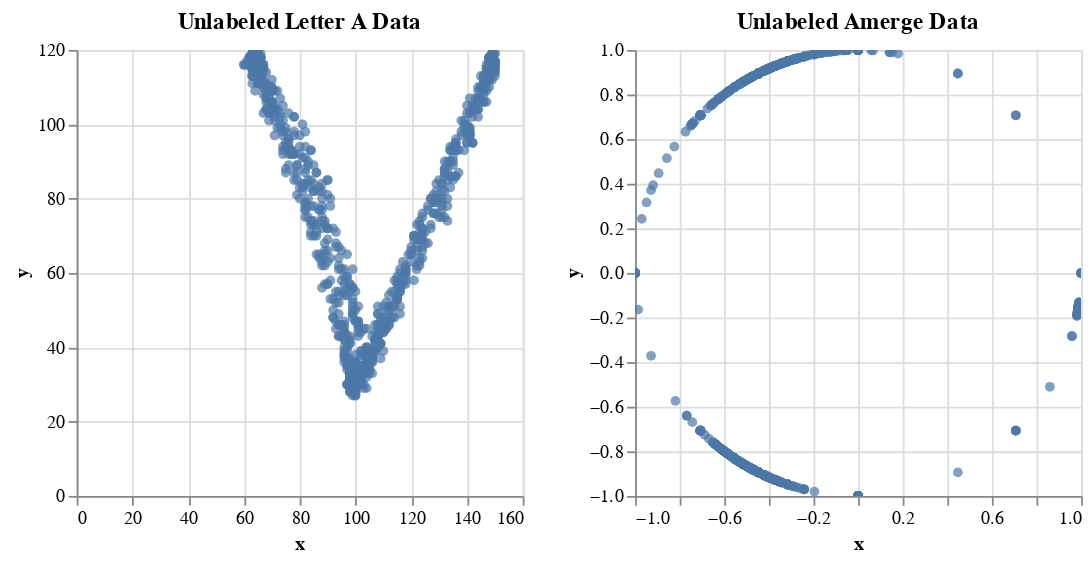
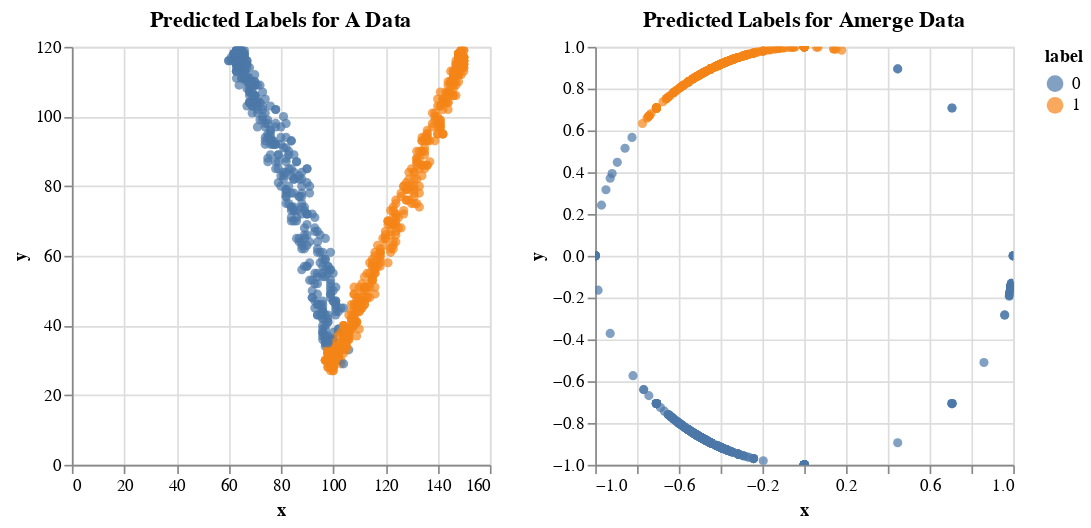

The code cell stored with these charts, in order, in its notebook:
### Markdown cell above
### 2. Data Analysis: Gaussian Model

### 2.1. Estimated GMM's
We first provide the unlabeled data for A and Amerge, followed by the estimated labels and parameters printed below. 

If the A data does not get well-labeled, please run the next cell multiple times. We provide coments on this behavior in our report.

### Code cell
GMM = mixture.GaussianMixture(n_components = 2)

#Getting all A letter data amd removing points where x < 0 
A = util.get_data("./Unistroke/",*[f for f in os.listdir("./Unistroke/") if ((f[0] == 'A') and (f[1] != 'm'))])

flag = 0
for item in list(A):
    if item[0] < 0:
        continue
    elif flag == 0:
        new = np.array(item)
        flag = 1
    else:
        new = np.vstack((new, item))
A = new

A_labeled_df = util.df_fromarr(x = [x[0] for x in A],\
                                    y = [x[1] for x in A],\
                                    label= GMM.fit_predict(A))
#Getting all Amerge Data
Amerge = util.get_data("./Unistroke/", "Amerge.txt")
Amerge_labeled_df = util.df_fromarr(x = [x[0] for x in Amerge],\
                                    y = [x[1] for x in Amerge],\
                                    label= GMM.fit_predict(Amerge))

#Plotting unabeled, and predicted labels for both A and Amerge & printing parameters 
util.plot(util.df_fromarr(x = [x[0] for x in A],\
                        y = [x[1] for x in A]), "Unlabeled Letter A Data",\
          util.df_fromarr(x=[x[0] for x in Amerge],\
                          y=[x[1] for x in Amerge]), "Unlabeled Amerge Data")

util.plot(A_labeled_df, "Predicted Labels for A Data",\
        Amerge_labeled_df, "Predicted Labels for Amerge Data")
     
util.mean_variance(A_labeled_df, name = "A Data")
util.mean_variance(Amerge_labeled_df, name = "Amerge Data")

### Figure 1 — Vega-Lite specification as saved in the notebook (floating-point values rounded to 4 significant figures; data arrays with more than 128 entries replaced by an {"elided": "..."} marker saying what was removed)
{"$schema": "https://vega.github.io/schema/vega-lite/v3.4.0.json", "config": {"mark": {"tooltip": null}, "view": {"height": 300, "width": 400}}, "datasets": {"data-2e52e7e60848988bef1765b324004f94": {"elided": "892 records"}, "data-92b33be1b937ac651510fbf0adc7143a": {"elided": "963 records"}}, "hconcat": [{"data": {"name": "data-92b33be1b937ac651510fbf0adc7143a"}, "encoding": {"x": {"field": "x", "type": "quantitative"}, "y": {"field": "y", "type": "quantitative"}}, "height": 250, "mark": {"filled": true, "type": "point"}, "selection": {"selector002": {"bind": "scales", "encodings": ["x", "y"], "type": "interval"}}, "title": "Unlabeled Letter A Data", "width": 250}, {"data": {"name": "data-2e52e7e60848988bef1765b324004f94"}, "encoding": {"x": {"field": "x", "type": "quantitative"}, "y": {"field": "y", "type": "quantitative"}}, "height": 250, "mark": {"filled": true, "type": "point"}, "selection": {"selector003": {"bind": "scales", "encodings": ["x", "y"], "type": "interval"}}, "title": "Unlabeled Amerge Data", "width": 250}]}

### Figure 2 — Vega-Lite specification as saved in the notebook (floating-point values rounded to 4 significant figures; data arrays with more than 128 entries replaced by an {"elided": "..."} marker saying what was removed)
{"$schema": "https://vega.github.io/schema/vega-lite/v3.4.0.json", "config": {"mark": {"tooltip": null}, "view": {"height": 300, "width": 400}}, "datasets": {"data-71b8bb41b50b8b5deb75643bc2115e78": {"elided": "963 records"}, "data-f77d6642199c768143e7377001d119d7": {"elided": "892 records"}}, "hconcat": [{"data": {"name": "data-71b8bb41b50b8b5deb75643bc2115e78"}, "encoding": {"color": {"field": "label", "type": "nominal"}, "x": {"field": "x", "type": "quantitative"}, "y": {"field": "y", "type": "quantitative"}}, "height": 250, "mark": {"filled": true, "type": "point"}, "selection": {"selector004": {"bind": "scales", "encodings": ["x", "y"], "type": "interval"}}, "title": "Predicted Labels for A Data", "width": 250}, {"data": {"name": "data-f77d6642199c768143e7377001d119d7"}, "encoding": {"color": {"field": "label", "type": "nominal"}, "x": {"field": "x", "type": "quantitative"}, "y": {"field": "y", "type": "quantitative"}}, "height": 250, "mark": {"filled": true, "type": "point"}, "selection": {"selector005": {"bind": "scales", "encodings": ["x", "y"], "type": "interval"}}, "title": "Predicted Labels for Amerge Data", "width": 250}]}
